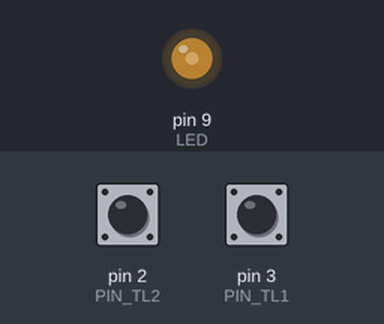
Recording of a sketch running on a simulated Arduino Uno, built with avr-gcc and run on an emulated ATmega328P. Parts: output pins drawn as LEDs (lit = HIGH). The test bench sets the inputs (shaded band); at power-on: pin 2 (PIN_TL2) HIGH, pin 3 (PIN_TL1) HIGH.

Above: at 1.2 s.
1.3 s: pin 2 (PIN_TL2) pulled LOW for 0.15 s
At 2.5 s:
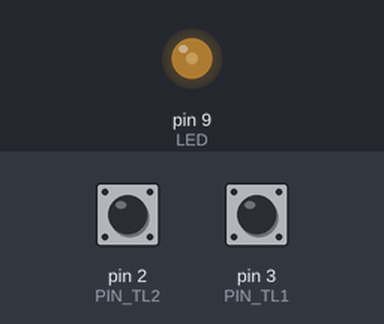
2.9 s: pin 2 (PIN_TL2) pulled LOW for 1 s
At 3.9 s:
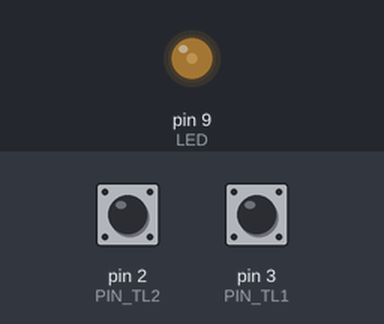
5.4 s: pin 3 (PIN_TL1) pulled LOW for 0.15 s
At 5.8 s:
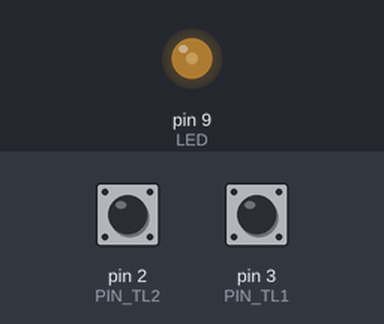
7.0 s: pin 2 (PIN_TL2) pulled LOW for 3.2 s
At 8.2 s:
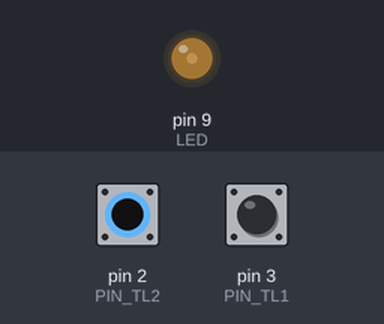
11.7 s: pin 2 (PIN_TL2) pulsed LOW 5 times (0.12 s each, 0.3 s apart)
At 13.4 s:
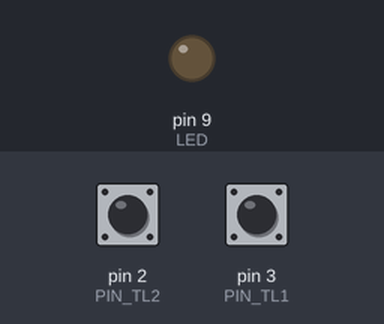
Timing chart, 0 to 14.9 s (numbered marks = the images above; inputs shaded):
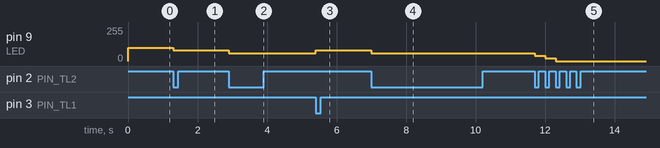

The sketch:

9.ino
```cpp
/*Deklarujte prom. "jas" se vhodným datovým typem (min. použitelným), když obsahem proměnné budou čísla 0 až 100. Výchozí hodnota bude 50.
Připojte k Arduinu dvě tlačítka na piny D2 a D3 (ext. přerušení).
Připojte LED na pin umožňující PWM a nastavte jas LED tak, aby odpovídal proměnné "jas".
V prom. "jas" je uvedeno, na kolik % max. svitu LED svítí.
Při stisku jednoho tlačítka dojde ke zvýšení jasu o 10 až do max. hodnoty 100 a při stisku druhého tlačítka ke snížení jasu až do min. hodnoty 0.
Stisky tlačítek řešte ext. přerušením. Každé tl. musí mít své prom. pro detekci zákmitů.
Po startu Arduina tedy LED svítí na 50 % a podle toho, jaké tlačítko je stisknuto se její jas bude zvyšovat nebo snižovat.
Ovšem nikdy nebude mimo hodnoty 0 až 100.
*/
#define PIN_TL1 3
#define PIN_TL2 2
#define LED 9
#define ZAKMIT 20

bool StavTl1;
bool StavTl2;
bool PredchoziStavTl1 = HIGH;
bool PredchoziStavTl2 = HIGH;

unsigned long PosledniZmenaTl1;
unsigned long PosledniZmenaTl2;

int jas = 50;
int zmena = 10;


void setup() {
  pinMode(PIN_TL1, INPUT_PULLUP);
  pinMode(PIN_TL2, INPUT_PULLUP);
  pinMode(LED, OUTPUT);
  attachInterrupt(digitalPinToInterrupt(PIN_TL1),Obsluha1,CHANGE);
  attachInterrupt(digitalPinToInterrupt(PIN_TL2),Obsluha2,CHANGE);

  analogWrite(LED, 255/100*jas);


}

void loop() {
Serial.println(jas);
}
void Obsluha1(){
  StavTl1 = digitalRead(PIN_TL1);
  if(StavTl1!= PredchoziStavTl1 && millis()>= PosledniZmenaTl1 + ZAKMIT){
    PredchoziStavTl1 = StavTl1;
    PosledniZmenaTl1 = millis();
    if(StavTl1 == LOW && jas < 100){
      jas = jas + zmena;
      analogWrite(LED, 255/100 * jas);

    }
  }


}
void Obsluha2(){
   StavTl2 = digitalRead(PIN_TL2);
  if(StavTl2!= PredchoziStavTl2 && millis()>= PosledniZmenaTl2 + ZAKMIT){
    PredchoziStavTl2 = StavTl2;
    PosledniZmenaTl2 = millis();
    if(StavTl2 == LOW && jas > 0){
      jas = jas - zmena;
      analogWrite(LED, 255/100 * jas);

    }
  }
}
```

Measured:
- after the input at 1.3 s, pin 9 (LED): 100/255 → 80/255 at once
- after the input at 2.9 s, pin 9 (LED): 80/255 → 60/255 at once
- after the input at 5.4 s, pin 9 (LED): 60/255 → 80/255 at once
- after the input at 7.0 s, pin 9 (LED): 80/255 → 60/255 at once
- after the input at 11.7 s, pin 9 (LED): 60/255 → 40/255 at once, → 20/255 0.30 s later, → 0/255 0.30 s later
